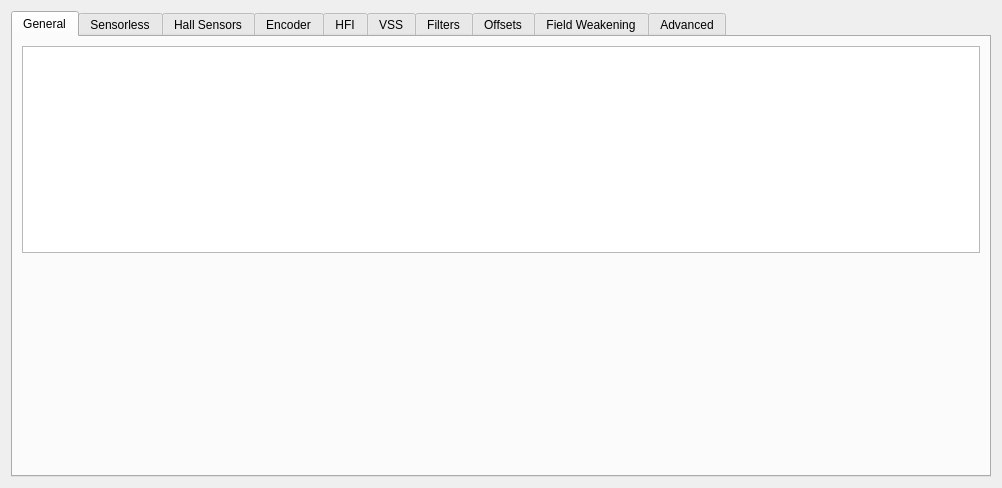
<?xml version="1.0" encoding="UTF-8"?>
<ui version="4.0">
 <class>PageFoc</class>
 <widget class="QWidget" name="PageFoc">
  <property name="geometry">
   <rect>
    <x>0</x>
    <y>0</y>
    <width>1002</width>
    <height>488</height>
   </rect>
  </property>
  <property name="windowTitle">
   <string>Form</string>
  </property>
  <layout class="QVBoxLayout" name="verticalLayout">
   <item>
    <widget class="QTabWidget" name="tabWidget">
     <property name="currentIndex">
      <number>0</number>
     </property>
     <widget class="QWidget" name="tab">
      <attribute name="title">
       <string>General</string>
      </attribute>
      <layout class="QVBoxLayout" name="verticalLayout_2">
       <item>
        <widget class="ParamTable" name="generalTab"/>
       </item>
       <item>
        <widget class="DetectFoc" name="detectFoc" native="true"/>
       </item>
       <item>
        <spacer name="generalSpacer">
         <property name="orientation">
          <enum>Qt::Vertical</enum>
         </property>
         <property name="sizeHint" stdset="0">
          <size>
           <width>0</width>
           <height>0</height>
          </size>
         </property>
        </spacer>
       </item>
      </layout>
     </widget>
     <widget class="QWidget" name="tab_2">
      <attribute name="title">
       <string>Sensorless</string>
      </attribute>
      <layout class="QVBoxLayout" name="verticalLayout_3">
       <item>
        <widget class="ParamTable" name="sensorlessTab"/>
       </item>
       <item>
        <widget class="QGroupBox" name="groupBox">
         <property name="title">
          <string>Openloop Presets</string>
         </property>
         <layout class="QGridLayout" name="gridLayout">
          <property name="leftMargin">
           <number>10</number>
          </property>
          <property name="topMargin">
           <number>10</number>
          </property>
          <property name="rightMargin">
           <number>10</number>
          </property>
          <property name="bottomMargin">
           <number>10</number>
          </property>
          <property name="spacing">
           <number>8</number>
          </property>
          <item row="1" column="0">
           <widget class="QPushButton" name="openloopGenericButton">
            <property name="text">
             <string>Generic</string>
            </property>
           </widget>
          </item>
          <item row="0" column="0">
           <widget class="QPushButton" name="openloopOldButton">
            <property name="text">
             <string>Same as FW &lt; 5.02</string>
            </property>
           </widget>
          </item>
          <item row="2" column="0">
           <widget class="QPushButton" name="openloopFastStartButton">
            <property name="text">
             <string>Fast Start</string>
            </property>
           </widget>
          </item>
          <item row="0" column="1">
           <widget class="QPushButton" name="openloopPropellerButton">
            <property name="text">
             <string>Propeller</string>
            </property>
           </widget>
          </item>
          <item row="1" column="1">
           <widget class="QPushButton" name="openloopHeavyInertialButton">
            <property name="text">
             <string>Heavy Inertial Load</string>
            </property>
           </widget>
          </item>
         </layout>
        </widget>
       </item>
       <item>
        <spacer name="sensorlessSpacer">
         <property name="orientation">
          <enum>Qt::Vertical</enum>
         </property>
         <property name="sizeHint" stdset="0">
          <size>
           <width>0</width>
           <height>0</height>
          </size>
         </property>
        </spacer>
       </item>
      </layout>
     </widget>
     <widget class="QWidget" name="tab_3">
      <attribute name="title">
       <string>Hall Sensors</string>
      </attribute>
      <layout class="QVBoxLayout" name="verticalLayout_4">
       <item>
        <widget class="ParamTable" name="hallTab"/>
       </item>
       <item>
        <widget class="DetectFocHall" name="detectFocHall" native="true"/>
       </item>
       <item>
        <spacer name="hallSpacer">
         <property name="orientation">
          <enum>Qt::Vertical</enum>
         </property>
         <property name="sizeHint" stdset="0">
          <size>
           <width>0</width>
           <height>0</height>
          </size>
         </property>
        </spacer>
       </item>
      </layout>
     </widget>
     <widget class="QWidget" name="tab_4">
      <attribute name="title">
       <string>Encoder</string>
      </attribute>
      <layout class="QVBoxLayout" name="verticalLayout_5">
       <item>
        <widget class="ParamTable" name="encoderTab"/>
       </item>
       <item>
        <widget class="DetectFocEncoder" name="detectFocEncoder" native="true"/>
       </item>
       <item>
        <spacer name="encoderSpacer">
         <property name="orientation">
          <enum>Qt::Vertical</enum>
         </property>
         <property name="sizeHint" stdset="0">
          <size>
           <width>0</width>
           <height>0</height>
          </size>
         </property>
        </spacer>
       </item>
      </layout>
     </widget>
     <widget class="QWidget" name="tab_6">
      <attribute name="title">
       <string>HFI</string>
      </attribute>
      <layout class="QVBoxLayout" name="verticalLayout_7">
       <item>
        <widget class="ParamTable" name="hfiTab"/>
       </item>
      </layout>
     </widget>
     <widget class="QWidget" name="tab_10">
      <attribute name="title">
       <string>VSS</string>
      </attribute>
      <layout class="QVBoxLayout" name="verticalLayout_11">
       <item>
        <widget class="ParamTable" name="vssTab"/>
       </item>
      </layout>
     </widget>
     <widget class="QWidget" name="tab_8">
      <attribute name="title">
       <string>Filters</string>
      </attribute>
      <layout class="QVBoxLayout" name="verticalLayout_9">
       <item>
        <widget class="ParamTable" name="filterTab"/>
       </item>
      </layout>
     </widget>
     <widget class="QWidget" name="tab_7">
      <attribute name="title">
       <string>Offsets</string>
      </attribute>
      <layout class="QVBoxLayout" name="verticalLayout_8">
       <item>
        <widget class="ParamTable" name="offsetTab"/>
       </item>
       <item>
        <layout class="QHBoxLayout" name="offsetLayout">
         <item>
          <spacer name="offsetButtonSpacer">
           <property name="orientation">
            <enum>Qt::Horizontal</enum>
           </property>
           <property name="sizeHint" stdset="0">
            <size>
             <width>0</width>
             <height>0</height>
            </size>
           </property>
          </spacer>
         </item>
         <item>
          <widget class="QPushButton" name="offsetMeasureButton">
           <property name="text">
            <string>Measure Offsets</string>
           </property>
          </widget>
         </item>
        </layout>
       </item>
       <item>
        <spacer name="offsetSpacer">
         <property name="orientation">
          <enum>Qt::Vertical</enum>
         </property>
         <property name="sizeHint" stdset="0">
          <size>
           <width>0</width>
           <height>0</height>
          </size>
         </property>
        </spacer>
       </item>
      </layout>
     </widget>
     <widget class="QWidget" name="tab_9">
      <attribute name="title">
       <string>Field Weakening</string>
      </attribute>
      <layout class="QVBoxLayout" name="verticalLayout_10">
       <item>
        <widget class="ParamTable" name="fwTab"/>
       </item>
      </layout>
     </widget>
     <widget class="QWidget" name="tab_5">
      <attribute name="title">
       <string>Advanced</string>
      </attribute>
      <layout class="QVBoxLayout" name="verticalLayout_6">
       <item>
        <widget class="ParamTable" name="advancedTab"/>
       </item>
      </layout>
     </widget>
    </widget>
   </item>
  </layout>
 </widget>
 <customwidgets>
  <customwidget>
   <class>ParamTable</class>
   <extends>QTableWidget</extends>
   <header>widgets/paramtable.h</header>
  </customwidget>
  <customwidget>
   <class>DetectFoc</class>
   <extends>QWidget</extends>
   <header>widgets/detectfoc.h</header>
   <container>1</container>
  </customwidget>
  <customwidget>
   <class>DetectFocHall</class>
   <extends>QWidget</extends>
   <header>widgets/detectfochall.h</header>
   <container>1</container>
  </customwidget>
  <customwidget>
   <class>DetectFocEncoder</class>
   <extends>QWidget</extends>
   <header>widgets/detectfocencoder.h</header>
   <container>1</container>
  </customwidget>
 </customwidgets>
 <resources/>
 <connections/>
</ui>
